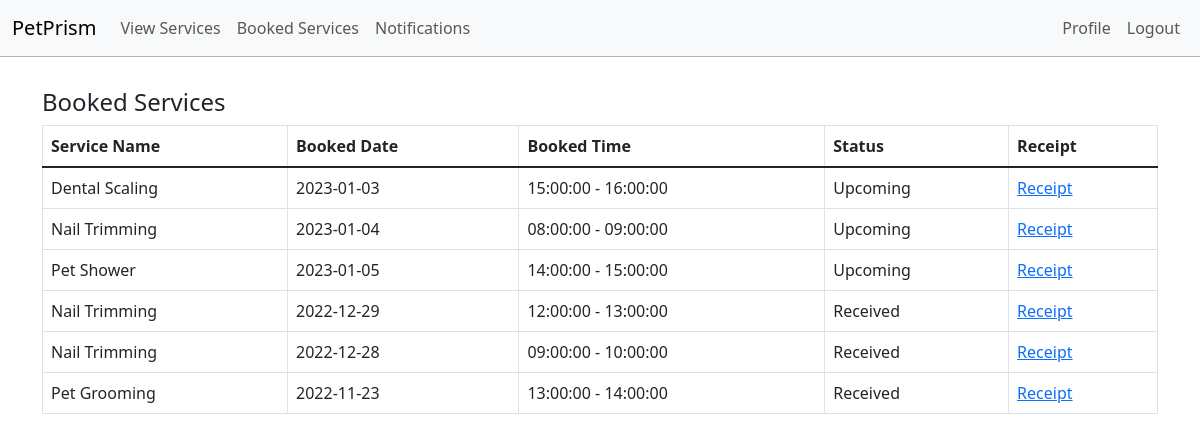
The page /bookedservices.php (signed in) on the database its author committed.
### tables this page shows
CREATE TABLE `bookings` (
  `ID` int(11) NOT NULL,
  `SERVICES_SLOTS_ID` int(11) NOT NULL,
  `BOOKING_DATE` date NOT NULL,
  `BOOKING_DATETIME` datetime NOT NULL,
  `SERVICES_ID` int(11) DEFAULT NULL,
  `USER_ID` int(11) NOT NULL
);

CREATE TABLE `services` (
  `ID` int(11) NOT NULL,
  `NAME` varchar(259) NOT NULL,
  `PRICE` double NOT NULL,
  `RATING` double NOT NULL,
  `PICTURE` varchar(250) NOT NULL,
  `SERVICE_ACTIVE` int(1) NOT NULL
);

CREATE TABLE `services_slots` (
  `ID` int(11) NOT NULL,
  `SERVICES_ID` int(11) NOT NULL,
  `TIME_SLOT_START` time NOT NULL,
  `TIME_SLOT_END` time NOT NULL,
  `SUNDAY` tinyint(1) NOT NULL,
  `MONDAY` tinyint(1) NOT NULL,
  `TUESDAY` tinyint(1) NOT NULL,
  `WEDNESDAY` tinyint(1) NOT NULL,
  `THURSDAY` tinyint(1) NOT NULL
);

### bookedservices.php (the view, shortened to what this page needs)
<?php
$userId = $_SESSION['userId'];
try {
  require("project_connection.php");
  $sql1 = "SELECT * FROM bookings WHERE USER_ID= :userId";
  $result1 = $db->prepare($sql1);
  $result1->bindParam(':userId', $userId);
  $result1->execute();
  $sql2 = "SELECT * FROM services_slots WHERE ID= :id";
  $result2 = $db->prepare($sql2);
  $sql3 = "SELECT * FROM services WHERE ID= :id";
  $result3 = $db->prepare($sql3);
?>
  <!DOCTYPE html>
  <html lang="en">
  <head>
    <link href="./assets/dist/css/bootstrap.min.css" rel="stylesheet">
  </head>
  <body>
    <?php
    if ($_SESSION['userType'] == 'customer')
      require('customernavbar.php');
    ?>
    <br><br><br>
    <div class='container-lg'>
      <h4 class="mt-3 mb-2 mx-auto"> Booked Services </h4>
      <div class="table-responsive">
        <table class="table table-bordered">
          <thead>
            <tr>
              <th scope="col">Service Name</th>
              <th scope="col">Booked Date</th>
              <th scope="col">Booked Time</th>
              <th scope="col">Status</th>
              <th scope="col">Receipt</th>
            </tr>
          </thead>
          <tbody class="table-group-divider">
          <?php
          foreach ($result1 as $booking) {
            $result2->bindParam(':id', $booking['SERVICES_SLOTS_ID']);
            $result2->execute();
            $slotRow = $result2->fetch();
            $result3->bindParam(':id', $slotRow['SERVICES_ID']);
            $result3->execute();
            $serviceRow = $result3->fetch();
            echo "<tr>";
            echo "<td scope='row'>" . $serviceRow['NAME'] . "</td>";
            echo "<td>" . $booking['BOOKING_DATE']  . "</td>";
            echo "<td>" . $slotRow['TIME_SLOT_START'] . " - " . $slotRow['TIME_SLOT_END'] . "</td>";
            if (($booking['BOOKING_DATE'] < date('Y-m-d'))) {
              echo "<td> Received </td>";
            } elseif (($booking['BOOKING_DATE'] == date('Y-m-d')) && ($slotRow['TIME_SLOT_END'] < date("h:i:s"))) {
              echo "<td> Received </td>";
            } else
              echo "<td> Upcoming </td>";
            echo "<td> <a href='receipt.php?bookingId=" . $booking['ID'] . "'>Receipt</a> </td>";
            echo "</tr>";
          }
          echo "</tbody>";
          echo "</table>";
          echo "</div>";
        } catch (PDOException $e) {
          die("Error Message" . $e->getMessage());
        }
        echo "</div>";
          ?>
  </body>
  </html>

### rows shown on the page
bookings: SERVICES_ID.NAME "Dental Scaling", BOOKING_DATE "2023-01-03", SERVICES_SLOTS_ID.TIME_SLOT_START "15:00:00", SERVICES_SLOTS_ID.TIME_SLOT_END "16:00:00", shows "Upcoming"
bookings: SERVICES_ID.NAME "Nail Trimming", BOOKING_DATE "2023-01-04", SERVICES_SLOTS_ID.TIME_SLOT_START "08:00:00", SERVICES_SLOTS_ID.TIME_SLOT_END "09:00:00", shows "Upcoming"
bookings: SERVICES_ID.NAME "Pet Shower", BOOKING_DATE "2023-01-05", SERVICES_SLOTS_ID.TIME_SLOT_START "14:00:00", SERVICES_SLOTS_ID.TIME_SLOT_END "15:00:00", shows "Upcoming"
bookings: SERVICES_ID.NAME "Nail Trimming", BOOKING_DATE "2022-12-29", SERVICES_SLOTS_ID.TIME_SLOT_START "12:00:00", SERVICES_SLOTS_ID.TIME_SLOT_END "13:00:00", shows "Received"
bookings: SERVICES_ID.NAME "Nail Trimming", BOOKING_DATE "2022-12-28", SERVICES_SLOTS_ID.TIME_SLOT_START "09:00:00", SERVICES_SLOTS_ID.TIME_SLOT_END "10:00:00", shows "Received"
bookings: SERVICES_ID.NAME "Pet Grooming", BOOKING_DATE "2022-11-23", SERVICES_SLOTS_ID.TIME_SLOT_START "13:00:00", SERVICES_SLOTS_ID.TIME_SLOT_END "14:00:00", shows "Received"
